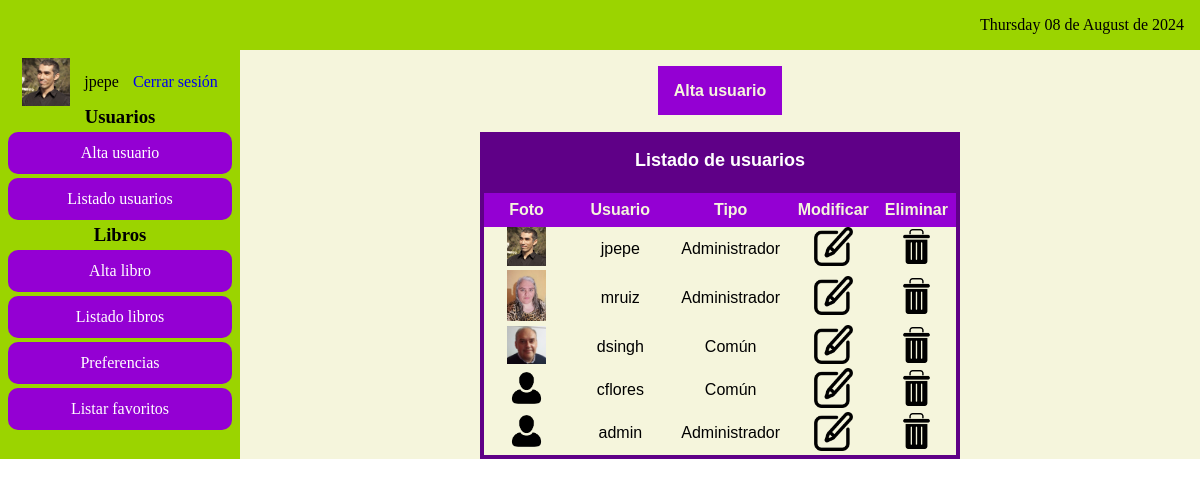
Page /php/usuario_listado.php (signed in) on the committed database.
### tables this page shows
CREATE TABLE `usuario` (
  `id_usuario` int(11) NOT NULL,
  `usuario` varchar(45) NOT NULL,
  `pass` varchar(40) NOT NULL,
  `tipo` varchar(20) DEFAULT NULL,
  `foto` varchar(50) DEFAULT NULL
);

### php/usuario_listado.php (the view, shortened to what this page needs)
<?php
    $fecha = strftime ('%A %d de %B de %Y');
    if (!empty($_SESSION['nombre']) && $_SESSION['tipo'] == 'Administrador') {
?>
<header>
    <p><?php echo $fecha; ?></p>
</header>
<section id="main_aside">
    <aside>
        <?php
            require_once('menu.php');
        ?>
    </aside>
    <main>
        <section>
            <article>
                <section class="menu_tmp">
                    <a class="enlace_boton" href="usuario_alta.php">Alta usuario</a>
                </section>
                <table>
                    <caption>Listado de usuarios</caption>
                    <tr>
                        <th>Foto</th>
                        <th>Usuario</th>
                        <th>Tipo</th>
                        <th>Modificar</th>
                        <th>Eliminar</th>
                    </tr>
                    <?php
                        $conexion = conectar();
                        $consulta = 'SELECT * FROM usuario';
                        $q = mysqli_query($conexion, $consulta);
                        $numFilas = mysqli_num_rows($q);
                        if ($numFilas > 0) {
                            while ($fila = mysqli_fetch_array($q)) {
                                echo '<tr>';
                                if ($fila[4] != '') {
                                    echo '<td> <img src="../img/usuarios/' . $fila[4] . '"></td>';
                                } else {
                                    echo '<td> <img src="../img/usuarios/usuario_default.png" alt=""></td>';
                                }
                                echo '<td>' . $fila[1] . '</td>';
                                echo '<td>' . $fila[3] . '</td>';
                                echo '<td>' . '<a href="usuario_modificar.php?id='. $fila[0] .'"><img src="../img/modificar.png"></a>' . '</td>';
                                echo '<td>' . '<a href="usuario_eliminar.php?id='. $fila[0] .'"><img src="../img/eliminar.png"></a>' . '</td>';
                                echo '</tr>';
                            }
                        } else {
                            echo '<p>Sin resultados</p>';
                        }
                    ?>
                </table>
            </article>
        </section>
    </main>
</section>
<?php
    } else {
        header('refresh:0;url=libro_listado.php');
    }
?>

### css/estilo.css (style rules this page uses)
* { margin: 0; padding: 0; border: 0; }
header { padding: 1em; background-color: #9BD400; display: flex; flex-direction: row; align-items: center; justify-content: flex-end; }
#main_aside { display: flex; flex-direction: row; }
aside { width: 20%; background-color: #9BD400; }
main { font-family: Verdana, Geneva, Tahoma, sans-serif; width: 80%; background-color:beige; }
article { background-color:beige; padding-top: 1em; }
.menu_tmp { text-align: center; padding: 1em; margin-bottom: 1em; }
.enlace_boton { text-decoration: none; padding: 1em; background-color: #9400D3; font-size: 16px; font-weight: bold; color: beige; }
table { width: 50%; margin: 0 auto; border: 0.25em solid #5F0087; border-collapse: collapse; text-align: center; }
caption { background-color: #5F0087; color: white; padding: 1em; font-weight: bold; font-size: 18px; }
th { background-color: #9400D3; padding: 0.5em; color: beige; }
td img { width: 45%; }
td { width: calc(100% / 3); }

### rows in the picture
usuario: foto (picture), usuario "jpepe", tipo "Administrador"
usuario: foto (picture), usuario "mruiz", tipo "Administrador"
usuario: foto (picture), usuario "dsingh", tipo "Común"
usuario: usuario "cflores", tipo "Común"
usuario: usuario "admin", tipo "Administrador"

### other values in the picture
$fecha "Thursday 08 de August de 2024"
$_SESSION['nombre'] "jpepe"
